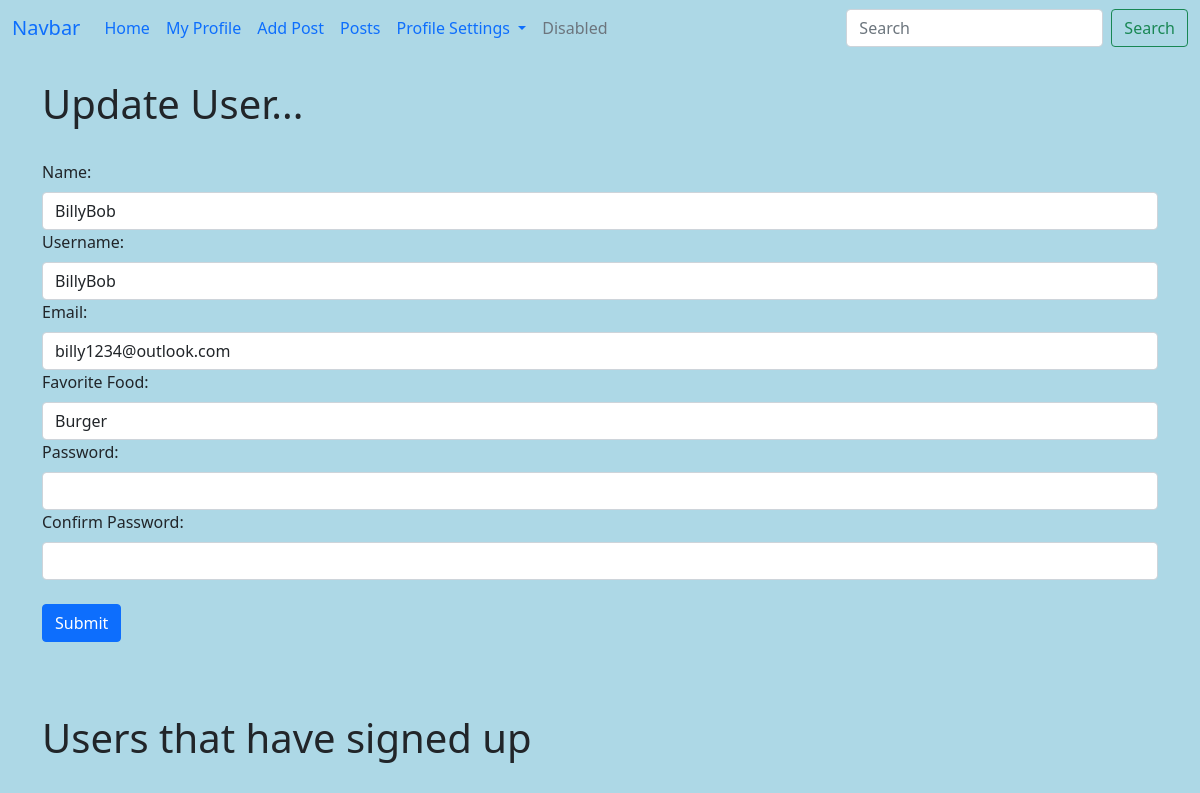
Page /update/4 (signed in) on the committed database.
### whynot.py (models this page shows, shortened)
class Users(db.Model,UserMixin):
    id= db.Column(db.Integer, primary_key=True)
    username=db.Column(db.String(20))
    name=db.Column(db.String(200),nullable=False) #200 is the max amount of string. Cannot be nothing as per nullable=False
    email=db.Column(db.String(120),nullable=False,unique=True) #only one email per user allowed due to unique=
    favorite_food=db.Column(db.String(150))
    date_added=db.Column(db.DateTime, default=datetime.now) # puts current date when they fill out the form
    password_hash = db.Column(db.String(120))
    @property
    def password(self): # We define the password here
        raise AttributeError('Password is not a readable attributle!')

### whynot.py (the view)
@app.route('/update/<int:id>',methods=['GET','POST'])
@login_required
def update(id): # Is <int:id> in this case
    form = UserForm()
    name_to_update = Users.query.get_or_404(id)
    if request.method == "POST":
        name_to_update.name = request.form['name'] # Getting name and email of the previously submitted form
        name_to_update.email = request.form['email']
        name_to_update.favorite_food = request.form['favorite_food']
        try:
            db.session.commit() # Database can submit name_to_update because it accesses Users, the database
            flash("User Updated Successfully")
            return render_template("update.html",form=form,name_to_update=name_to_update)
        except:
            flash("Error!")
    else:
        return render_template("update.html",form=form,name_to_update=name_to_update)

### whynot.py
class UserForm(FlaskForm):
    name=StringField("Name: ",validators=[DataRequired()])
    username=StringField("Username:",validators=[DataRequired()])
    email=StringField("Email: ",validators=[DataRequired()])
    password_hash = PasswordField("Password: ",validators=[DataRequired(),EqualTo('password_hash2',message='Password Must Match!')])
    password_hash2 = PasswordField("Confirm Password: ",validators=[DataRequired()]) # This doesn't need a EqualTo() because the first one must match with this one
    favorite_food = StringField("Favorite Food: ")
    submit=SubmitField("Submit")

### whynot.py (called while the page is built)
@login_manager.user_loader
def load_user(user_id):
    return Users.query.get(int(user_id))

### templates/update.html (shortened to what this page needs)
{% extends 'base.html' %}
{% block content %}
{% if name %}
    <h1>Update User</h1>
    <br/>
{% else %}
    <h1>Update User...</h1>
    <br/>
    <form action="/update/{{ name_to_update.id }}" method="POST">
        {{ form.name.label(class="form-label") }}
        {{ form.name(class="form-control", value=name_to_update.name) }}
        {{ form.username.label(class="form-label") }}
        {{ form.username(class="form-control", value=name_to_update.name) }}
        {{ form.email.label(class="form-label") }}
        {{ form.email(class="form-control",value=name_to_update.email) }}
        {{ form.favorite_food.label(class="form-label") }}
        {{ form.favorite_food(class="form-control", value=name_to_update.favorite_food) }}
        {{ form.password_hash.label(class="form-label") }}
        {{ form.password_hash(class="form-control") }}
        {{ form.password_hash2.label(class="form-label") }}
        {{ form.password_hash2(class="form-control") }}
        <br/>
        {{ form.submit(class="btn btn-primary") }}
    </form>
<br/><br/><br/>
<h1>Users that have signed up</h1>
{% endif %}
{% endblock %}

### static/css/style.css (style rules this page uses)
body { background-color: lightblue; }

### rows in the picture
Users: name "BillyBob", username "BillyBob", email "billy1234@outlook.com", favorite_food "Burger"
